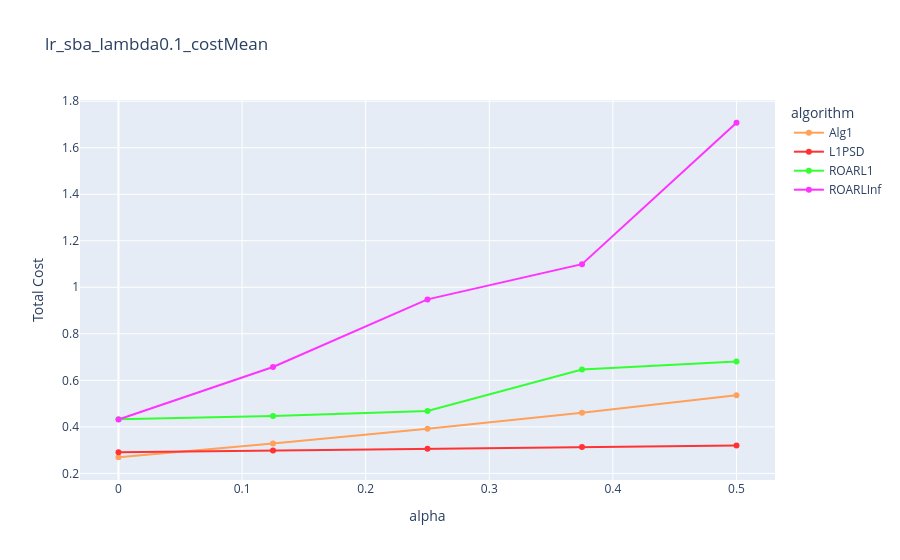

Notebook source saved alongside this figure:
### Code cell
custom_colors = {
    "LInf": "#33FFFF",
    "L1PSD": "#FF3333",
    "ROARL1": "#33FF33",
    "ROARLInf": "#FF33FF",
}


fig = px.line(output_mean, x = "alpha", y = "J", color="algorithm", 
           labels = {"seed" : "Fold", "J" : "Total Cost"},
           title=f"{clf_name}_{dataset_name}_lambda{lamb}_costMean",
            markers=True,
            color_discrete_map=custom_colors )
fig

# fig.write_html(f"{clf_name}_{dataset_name}_lambda{lamb}_costMean.html")
# fig

### Figure 1 — Plotly figure (JSON) as saved in the notebook; plotly's stock layout.template omitted (floating-point values rounded to 4 significant figures)
{"data": [{"hovertemplate": "algorithm=Alg1<br>alpha=%{x}<br>Total Cost=%{y}<extra></extra>", "legendgroup": "Alg1", "line": {"color": "#FFA15A", "dash": "solid"}, "marker": {"symbol": "circle"}, "mode": "lines+markers", "name": "Alg1", "orientation": "v", "showlegend": true, "type": "scatter", "x": [0, 0.125, 0.25, 0.375, 0.5], "xaxis": "x", "y": [0.2693, 0.3283, 0.392, 0.4611, 0.5363], "yaxis": "y"}, {"hovertemplate": "algorithm=L1PSD<br>alpha=%{x}<br>Total Cost=%{y}<extra></extra>", "legendgroup": "L1PSD", "line": {"color": "#FF3333", "dash": "solid"}, "marker": {"symbol": "circle"}, "mode": "lines+markers", "name": "L1PSD", "orientation": "v", "showlegend": true, "type": "scatter", "x": [0, 0.125, 0.25, 0.375, 0.5], "xaxis": "x", "y": [0.2904, 0.2983, 0.3056, 0.313, 0.32], "yaxis": "y"}, {"hovertemplate": "algorithm=ROARL1<br>alpha=%{x}<br>Total Cost=%{y}<extra></extra>", "legendgroup": "ROARL1", "line": {"color": "#33FF33", "dash": "solid"}, "marker": {"symbol": "circle"}, "mode": "lines+markers", "name": "ROARL1", "orientation": "v", "showlegend": true, "type": "scatter", "x": [0, 0.125, 0.25, 0.375, 0.5], "xaxis": "x", "y": [0.4326, 0.4467, 0.4681, 0.6463, 0.6813], "yaxis": "y"}, {"hovertemplate": "algorithm=ROARLInf<br>alpha=%{x}<br>Total Cost=%{y}<extra></extra>", "legendgroup": "ROARLInf", "line": {"color": "#FF33FF", "dash": "solid"}, "marker": {"symbol": "circle"}, "mode": "lines+markers", "name": "ROARLInf", "orientation": "v", "showlegend": true, "type": "scatter", "x": [0, 0.125, 0.25, 0.375, 0.5], "xaxis": "x", "y": [0.4313, 0.6572, 0.948, 1.099, 1.707], "yaxis": "y"}], "layout": {"legend": {"title": {"text": "algorithm"}, "tracegroupgap": 0}, "title": {"text": "lr_sba_lambda0.1_costMean"}, "xaxis": {"anchor": "y", "domain": [0, 1], "title": {"text": "alpha"}}, "yaxis": {"anchor": "x", "domain": [0, 1], "title": {"text": "Total Cost"}}}}
